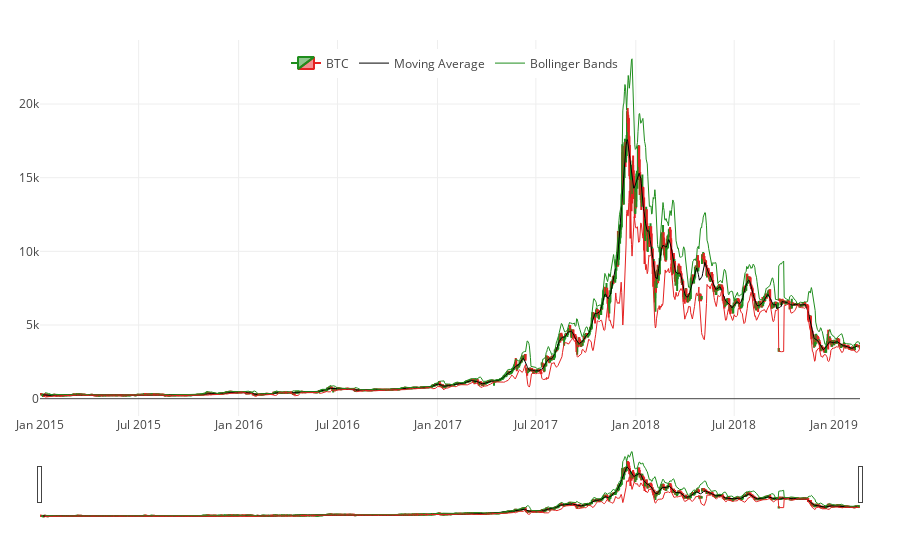

This figure's notebook cell:
### Code cell
candlestick('BTC')
Image("Candlestick_BTC.png")

### Figure 1 — Plotly figure (JSON) as saved in the notebook; plotly's stock layout.template omitted (floating-point values rounded to 4 significant figures; data arrays with more than 128 entries replaced by an {"elided": "..."} marker saying what was removed)
{"data": [{"close": {"elided": "1509 float values"}, "decreasing": {"line": {"color": "#e52222"}}, "high": {"elided": "1509 float values"}, "increasing": {"line": {"color": "#1f8e1d"}}, "low": {"elided": "1509 float values"}, "name": "BTC", "open": {"elided": "1509 float values"}, "type": "candlestick", "x": {"elided": "1509 str values"}}, {"line": {"width": 1}, "marker": {"color": "#000000"}, "mode": "lines", "name": "Moving Average", "type": "scatter", "x": {"elided": "1499 str values"}, "y": {"elided": "1499 float values"}}, {"hoverinfo": "none", "legendgroup": "Bollinger Bands", "line": {"width": 1}, "marker": {"color": "#1f8e1d"}, "name": "Bollinger Bands", "type": "scatter", "x": {"elided": "1509 str values"}, "y": {"elided": "1509 float values"}}, {"hoverinfo": "none", "legendgroup": "Bollinger Bands", "line": {"width": 1}, "marker": {"color": "#e52222"}, "showlegend": false, "type": "scatter", "x": {"elided": "1509 str values"}, "y": {"elided": "1509 float values"}}], "layout": {"legend": {"orientation": "h", "x": 0.3, "y": 0.9, "yanchor": "bottom"}, "margin": {"b": 40, "l": 40, "r": 40, "t": 40}, "plot_bgcolor": "#ffffff"}}
